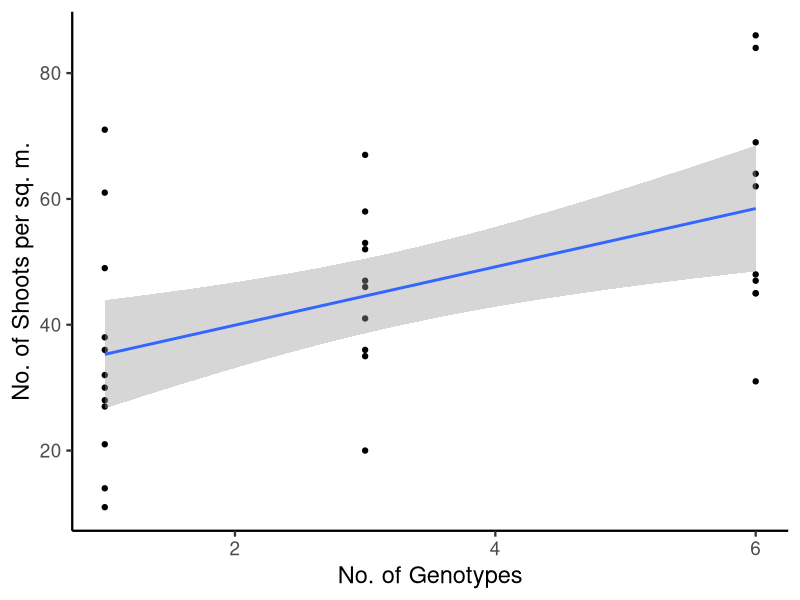
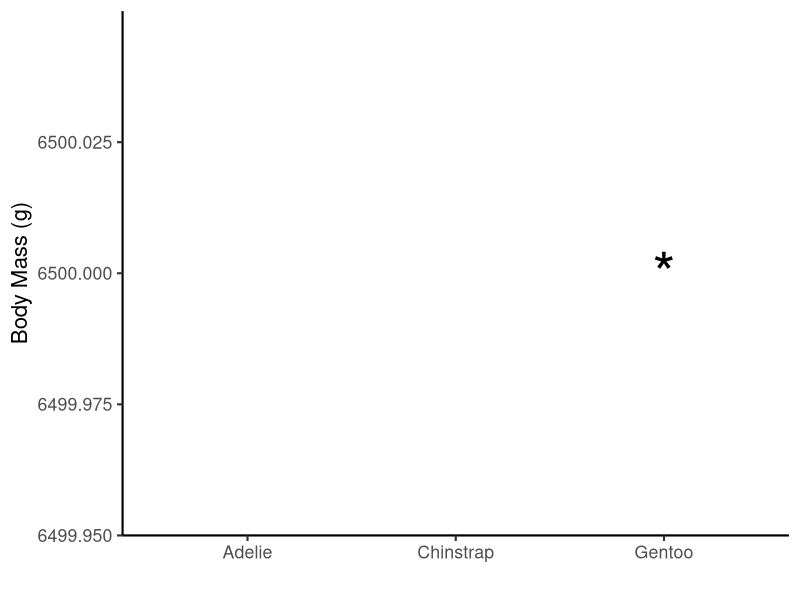

These charts were generated, in order, by the following R code:
## ---- chunk 1
#library(flair)
## ---- chunk 2
library(ggplot2)

# Load the data ####
eelgrass <- read.csv("lectures/data/15q05EelgrassGenotypes.csv")

ggplot(eelgrass,
       aes(y = shoots, x = treatment.genotypes)) +
  geom_point() +
  stat_smooth(method = "lm") +
  theme_classic(base_size = 17) +
  labs(x = "No. of Genotypes", y = "No. of Shoots per sq. m.")
## ---- chunk 3
library(palmerpenguins)
library(ggplot2)

ggplot(penguins |> dplyr::filter(!is.na(flipper_length_mm)),
       mapping = aes(x = species,
                     color = species,
           y = body_mass_g)) +
  stat_summary(fun.data = "mean_sdl", size = 1, show.legend = FALSE) +
  annotate(geom = "text", x=3, y = 6500, label = "*", size = 15) +
  theme_classic(base_size = 16) +
  labs(y = "Body Mass (g)", x = "")
